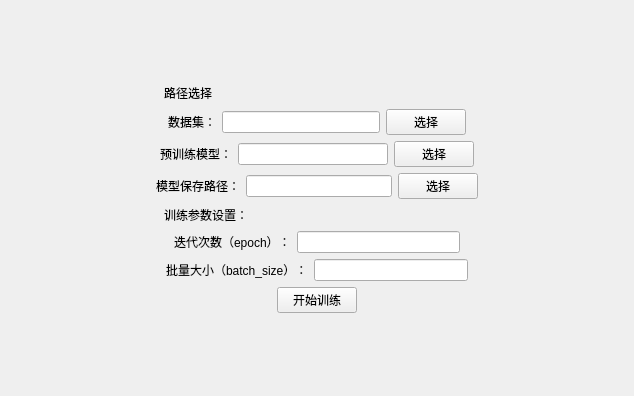
<?xml version="1.0" encoding="UTF-8"?>
<ui version="4.0">
 <class>Form</class>
 <widget class="QWidget" name="Form">
  <property name="geometry">
   <rect>
    <x>0</x>
    <y>0</y>
    <width>634</width>
    <height>396</height>
   </rect>
  </property>
  <property name="windowTitle">
   <string>Form</string>
  </property>
  <layout class="QVBoxLayout" name="verticalLayout">
   <item>
    <spacer name="verticalSpacer">
     <property name="orientation">
      <enum>Qt::Vertical</enum>
     </property>
     <property name="sizeHint" stdset="0">
      <size>
       <width>20</width>
       <height>40</height>
      </size>
     </property>
    </spacer>
   </item>
   <item>
    <layout class="QHBoxLayout" name="horizontalLayout_6" stretch="1,1,2">
     <item>
      <spacer name="horizontalSpacer">
       <property name="orientation">
        <enum>Qt::Horizontal</enum>
       </property>
       <property name="sizeHint" stdset="0">
        <size>
         <width>40</width>
         <height>20</height>
        </size>
       </property>
      </spacer>
     </item>
     <item>
      <widget class="QLabel" name="label_4">
       <property name="text">
        <string>路径选择</string>
       </property>
      </widget>
     </item>
     <item>
      <spacer name="horizontalSpacer_2">
       <property name="orientation">
        <enum>Qt::Horizontal</enum>
       </property>
       <property name="sizeHint" stdset="0">
        <size>
         <width>40</width>
         <height>20</height>
        </size>
       </property>
      </spacer>
     </item>
    </layout>
   </item>
   <item>
    <layout class="QHBoxLayout" name="horizontalLayout" stretch="0,0,0,0,0">
     <item>
      <spacer name="horizontalSpacer_7">
       <property name="orientation">
        <enum>Qt::Horizontal</enum>
       </property>
       <property name="sizeHint" stdset="0">
        <size>
         <width>40</width>
         <height>20</height>
        </size>
       </property>
      </spacer>
     </item>
     <item>
      <widget class="QLabel" name="label">
       <property name="text">
        <string>数据集：</string>
       </property>
      </widget>
     </item>
     <item>
      <widget class="QLineEdit" name="lineEdit"/>
     </item>
     <item>
      <widget class="QPushButton" name="pushButton">
       <property name="text">
        <string>选择</string>
       </property>
      </widget>
     </item>
     <item>
      <spacer name="horizontalSpacer_8">
       <property name="orientation">
        <enum>Qt::Horizontal</enum>
       </property>
       <property name="sizeHint" stdset="0">
        <size>
         <width>40</width>
         <height>20</height>
        </size>
       </property>
      </spacer>
     </item>
    </layout>
   </item>
   <item>
    <layout class="QHBoxLayout" name="horizontalLayout_2">
     <item>
      <spacer name="horizontalSpacer_9">
       <property name="orientation">
        <enum>Qt::Horizontal</enum>
       </property>
       <property name="sizeHint" stdset="0">
        <size>
         <width>40</width>
         <height>20</height>
        </size>
       </property>
      </spacer>
     </item>
     <item>
      <widget class="QLabel" name="label_2">
       <property name="text">
        <string>预训练模型：</string>
       </property>
      </widget>
     </item>
     <item>
      <widget class="QLineEdit" name="lineEdit_2"/>
     </item>
     <item>
      <widget class="QPushButton" name="pushButton_2">
       <property name="text">
        <string>选择</string>
       </property>
      </widget>
     </item>
     <item>
      <spacer name="horizontalSpacer_10">
       <property name="orientation">
        <enum>Qt::Horizontal</enum>
       </property>
       <property name="sizeHint" stdset="0">
        <size>
         <width>40</width>
         <height>20</height>
        </size>
       </property>
      </spacer>
     </item>
    </layout>
   </item>
   <item>
    <layout class="QHBoxLayout" name="horizontalLayout_3">
     <item>
      <spacer name="horizontalSpacer_11">
       <property name="orientation">
        <enum>Qt::Horizontal</enum>
       </property>
       <property name="sizeHint" stdset="0">
        <size>
         <width>40</width>
         <height>20</height>
        </size>
       </property>
      </spacer>
     </item>
     <item>
      <widget class="QLabel" name="label_3">
       <property name="text">
        <string>模型保存路径：</string>
       </property>
      </widget>
     </item>
     <item>
      <widget class="QLineEdit" name="lineEdit_3"/>
     </item>
     <item>
      <widget class="QPushButton" name="pushButton_3">
       <property name="text">
        <string>选择</string>
       </property>
      </widget>
     </item>
     <item>
      <spacer name="horizontalSpacer_12">
       <property name="orientation">
        <enum>Qt::Horizontal</enum>
       </property>
       <property name="sizeHint" stdset="0">
        <size>
         <width>40</width>
         <height>20</height>
        </size>
       </property>
      </spacer>
     </item>
    </layout>
   </item>
   <item>
    <layout class="QHBoxLayout" name="horizontalLayout_7" stretch="1,1,2">
     <item>
      <spacer name="horizontalSpacer_4">
       <property name="orientation">
        <enum>Qt::Horizontal</enum>
       </property>
       <property name="sizeHint" stdset="0">
        <size>
         <width>40</width>
         <height>20</height>
        </size>
       </property>
      </spacer>
     </item>
     <item>
      <widget class="QLabel" name="label_5">
       <property name="text">
        <string>训练参数设置：</string>
       </property>
      </widget>
     </item>
     <item>
      <spacer name="horizontalSpacer_3">
       <property name="orientation">
        <enum>Qt::Horizontal</enum>
       </property>
       <property name="sizeHint" stdset="0">
        <size>
         <width>40</width>
         <height>20</height>
        </size>
       </property>
      </spacer>
     </item>
    </layout>
   </item>
   <item>
    <layout class="QHBoxLayout" name="horizontalLayout_4">
     <item>
      <spacer name="horizontalSpacer_13">
       <property name="orientation">
        <enum>Qt::Horizontal</enum>
       </property>
       <property name="sizeHint" stdset="0">
        <size>
         <width>40</width>
         <height>20</height>
        </size>
       </property>
      </spacer>
     </item>
     <item>
      <widget class="QLabel" name="label_6">
       <property name="text">
        <string>迭代次数（epoch）：</string>
       </property>
      </widget>
     </item>
     <item>
      <widget class="QLineEdit" name="lineEdit_4"/>
     </item>
     <item>
      <spacer name="horizontalSpacer_14">
       <property name="orientation">
        <enum>Qt::Horizontal</enum>
       </property>
       <property name="sizeHint" stdset="0">
        <size>
         <width>40</width>
         <height>20</height>
        </size>
       </property>
      </spacer>
     </item>
    </layout>
   </item>
   <item>
    <layout class="QHBoxLayout" name="horizontalLayout_5">
     <item>
      <spacer name="horizontalSpacer_15">
       <property name="orientation">
        <enum>Qt::Horizontal</enum>
       </property>
       <property name="sizeHint" stdset="0">
        <size>
         <width>40</width>
         <height>20</height>
        </size>
       </property>
      </spacer>
     </item>
     <item>
      <widget class="QLabel" name="label_7">
       <property name="text">
        <string>批量大小（batch_size）：</string>
       </property>
      </widget>
     </item>
     <item>
      <widget class="QLineEdit" name="lineEdit_5"/>
     </item>
     <item>
      <spacer name="horizontalSpacer_16">
       <property name="orientation">
        <enum>Qt::Horizontal</enum>
       </property>
       <property name="sizeHint" stdset="0">
        <size>
         <width>40</width>
         <height>20</height>
        </size>
       </property>
      </spacer>
     </item>
    </layout>
   </item>
   <item>
    <layout class="QHBoxLayout" name="horizontalLayout_8">
     <item>
      <spacer name="horizontalSpacer_5">
       <property name="orientation">
        <enum>Qt::Horizontal</enum>
       </property>
       <property name="sizeHint" stdset="0">
        <size>
         <width>40</width>
         <height>20</height>
        </size>
       </property>
      </spacer>
     </item>
     <item>
      <widget class="QPushButton" name="pushButton_4">
       <property name="text">
        <string>开始训练</string>
       </property>
      </widget>
     </item>
     <item>
      <spacer name="horizontalSpacer_6">
       <property name="orientation">
        <enum>Qt::Horizontal</enum>
       </property>
       <property name="sizeHint" stdset="0">
        <size>
         <width>40</width>
         <height>20</height>
        </size>
       </property>
      </spacer>
     </item>
    </layout>
   </item>
   <item>
    <spacer name="verticalSpacer_2">
     <property name="orientation">
      <enum>Qt::Vertical</enum>
     </property>
     <property name="sizeHint" stdset="0">
      <size>
       <width>20</width>
       <height>40</height>
      </size>
     </property>
    </spacer>
   </item>
  </layout>
 </widget>
 <resources/>
 <connections/>
</ui>
